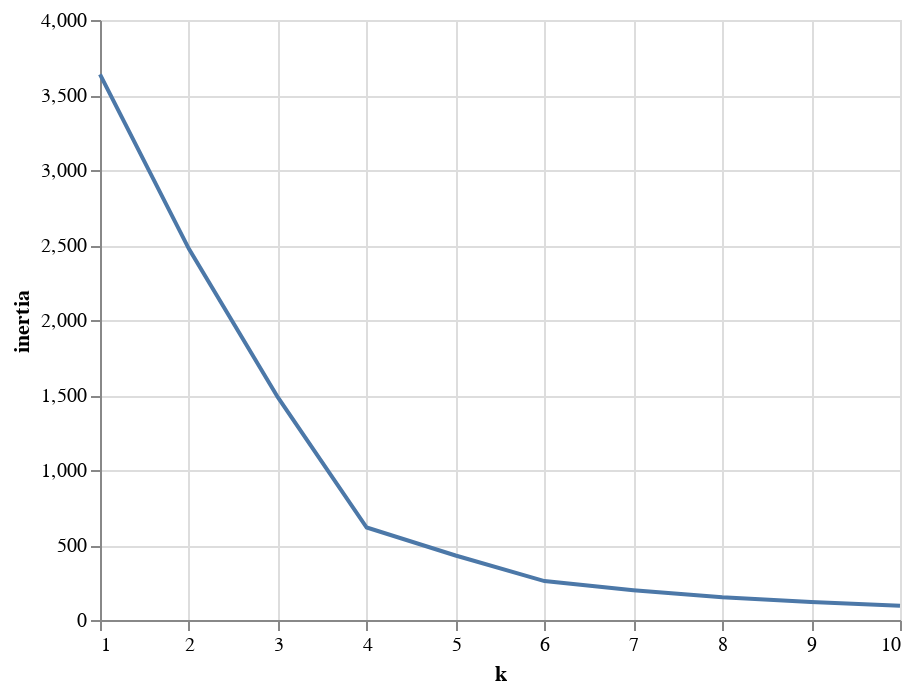

Write notebook code for a chart like this one.
### Markdown cell above
### Clustering Crytocurrencies Using K-Means

 #### Finde the Best Value for `k` Using the Elbow Curve

### Code cell
inertia = []
k = list(range(1, 11))

# Calculate the inertia for the range of k values
for i in k:
    km = KMeans(n_clusters=i, random_state=0)
    km.fit(pcs_df)
    inertia.append(km.inertia_)

# Create the Elbow Curve using hvPlot
elbow_data = {"k": k, "inertia": inertia}
df_elbow = pd.DataFrame(elbow_data)
alt.Chart(df_elbow).mark_line().encode(x="k", y="inertia")

### Figure 1 — Vega-Lite specification as saved in the notebook (floating-point values rounded to 4 significant figures)
{"config": {"view": {"continuousWidth": 400, "continuousHeight": 300}}, "data": {"name": "data-e077faa869b3e56ca7a700202b17ac6b"}, "mark": "line", "encoding": {"x": {"type": "quantitative", "field": "k"}, "y": {"type": "quantitative", "field": "inertia"}}, "$schema": "https://vega.github.io/schema/vega-lite/v4.8.1.json", "datasets": {"data-e077faa869b3e56ca7a700202b17ac6b": [{"k": 1, "inertia": 3637.0}, {"k": 2, "inertia": 2474.0}, {"k": 3, "inertia": 1485.0}, {"k": 4, "inertia": 616.6}, {"k": 5, "inertia": 430.1}, {"k": 6, "inertia": 259.3}, {"k": 7, "inertia": 198.9}, {"k": 8, "inertia": 151.0}, {"k": 9, "inertia": 120.1}, {"k": 10, "inertia": 94.97}]}}
